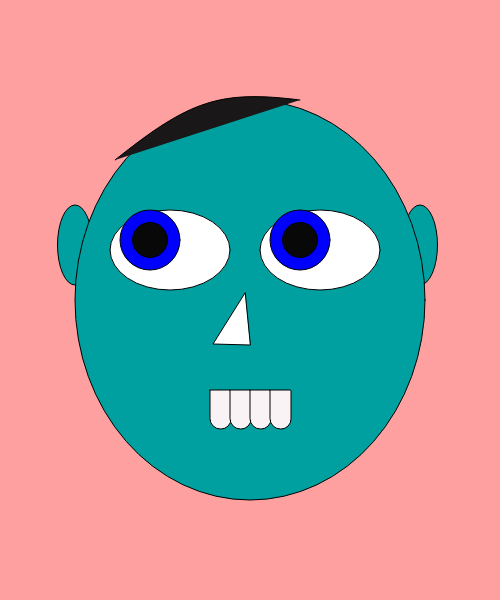
Frame 1 (no input)
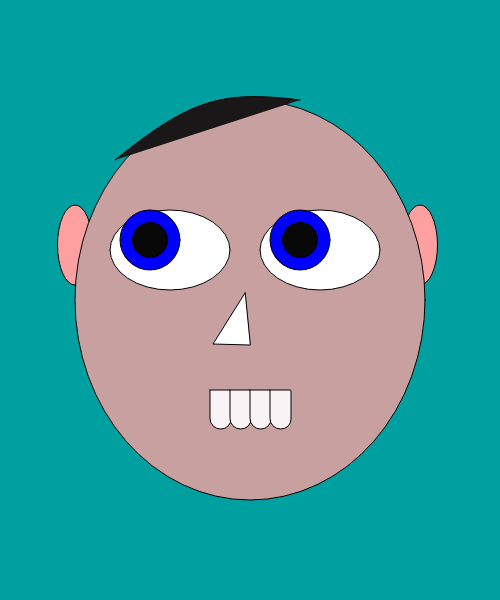
Frame 60 (no input)
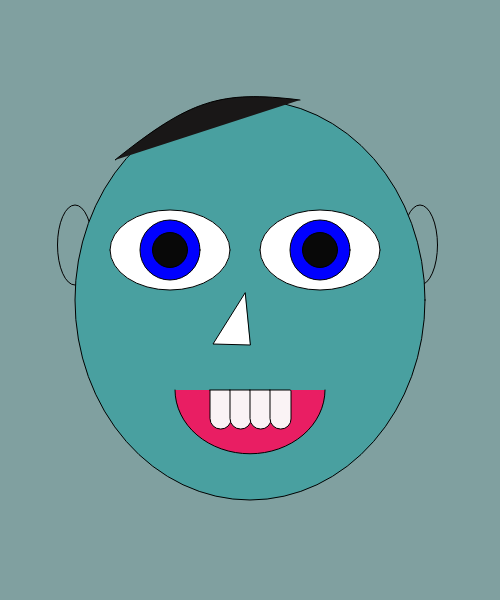
Frame 120 (the mouse pressed at the canvas centre since frame 60)

The p5.js sketch that drew these frames (run headless with seeded random() and noise() and a simulated clock; from frame 60 on, the mouse is pressed at the canvas centre):

// p5.js sketch
// ── sketch.js
function setup() {
  createCanvas(500, 600);
}

let corA = 255;
let olhoX = 250;
let olhoY = 260;


function draw() {
  background(corA, 160, 160);

  // Orelhas
  fill(255-corA, 160, 160);
  ellipse(75, 245, 35, 80);
  ellipse(420, 245, 35, 80);

  //  rosto.
  fill(200-corA, 160, 160);

  ellipse(250, 300, 350, 400);

  // olho esquerdo
fill(255);
  arc(170, 250, 120, 80, 0, PI);
  arc(170, 250, 120, 80, PI, 0);

  //olho direito
fill(255);
  arc(320, 250, 120, 80, 0, PI);
  arc(320, 250, 120, 80, PI, 0);

  // nariz

  triangle(245, 293, 213, 344, 250, 345);

  // boca
  corA = map(mouseX, 0, 500, 00, 255);
  fill("#E91E63");
  arc(250, 390, 150, corA, 0, PI);

  // dentes
  fill("#FAF3F5");
  rect(210, 390, 21, 39, 0, 1, 10, 15);
  rect(230, 390, 21, 39, 0, 1, 10, 15);
  rect(250, 390, 21, 39, 0, 1, 10, 15);
  rect(270, 390, 21, 39, 0, 1, 10, 15);

  // Cabelo
  fill("rgb(25,23,23)");
  bezier(115, 160, 190, 100, 220, 90, 300, 100, 350, 120, 580, 280);
  
  
  // Variáveis para movimentar os olhos.
  olhoX = map(mouseX, 0, 500, 150, 190);
  olhoY = map(mouseY, 0, 600, 240, 260);

  // Olhos 
  fill("blue");
  circle(olhoX, olhoY, 60);
  circle(olhoX + 150, olhoY, 60);
  fill("rgb(8,8,8)");
  circle(olhoX, olhoY, 35); // nova pupila esquerda
  circle(olhoX + 150, olhoY, 35); //nova pupila direita

  if (mouseIsPressed) {
    console.log(mouseX, mouseY);
    
  }
}

// ── style.css
html, body {
  margin: 100;
  padding: 50;
}
canvas {
  display: flex, 
  display: grid,
  float: left,
  text-align: center,
  margin: auto ,
  position: absolute. 

}
.principal {
  align: center;
